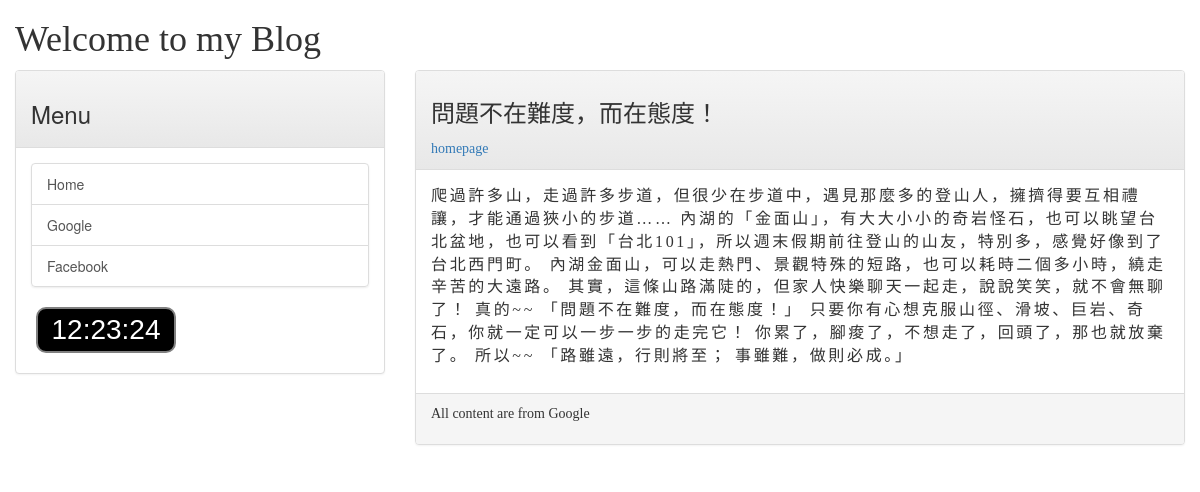
Page /post/attitude/ on the committed database.
### mainsite/models.py (models this page shows, shortened)
class Post(models.Model):
    title = models.CharField(max_length=200)
    slug = models.CharField(max_length=200)
    body = models.TextField()
    pub_date = models.DateTimeField(default=timezone.now)
    class Meta:
        ordering = ('-pub_date',)

### mainsite/views.py (the view)
# urls.py: path('post/<slug:slug>/', showpost),
def showpost(request, slug):
    try:
        post = Post.objects.get(slug=slug)
        if post != None:
            return render(request, 'post.html', locals())
    except:
        return redirect('/')

### templates/post.html (shortened to what this page needs)
{% extends 'base.html' %}
{% block headmessage %}
    <h3 style="font-family: 微軟正黑體;">{{ post.title }}</h3>
    <a style="font-family: 微軟正黑體;" href="/">homepage</a>
{% endblock %}
{% block content %}
    <p style="font-family: 微軟正黑體;font-size: 12pt;letter-spacing: 2pt">
        {{ post.body }}
    </p>
{% endblock %}

### rows in the picture
Post: title "問題不在難度，而在態度！", body "爬過許多山，走過許多步道，但很少在步道中，遇見那麼多的登山人，擁擠得要互相禮讓，才能通過狹小的步道…… 內湖的「金面山」，有大大小小的奇岩怪石，也可以眺望台北盆地，也可以看到「台北101」，所以週末假期前往登山的山友，特別多，感覺好像到了台北西門町。 內湖金面山，可以走熱門、景觀特殊的短路，也可以耗時二個多小時，繞走辛苦的大遠路。 其實，這條山路滿陡的，但家人快樂聊天一起走，說說笑笑，就不會無聊了！ 真的~~ 「問題不在難度，而在態度！」 只要你有心想克服山徑、滑坡、巨岩、奇石，你就一定可以一步一步的走完它！ 你累了，腳痠了，不想走了，回頭了，那也就放棄了。 所以~~ 「路雖遠，行則將至； 事雖難，做則必成。」"
